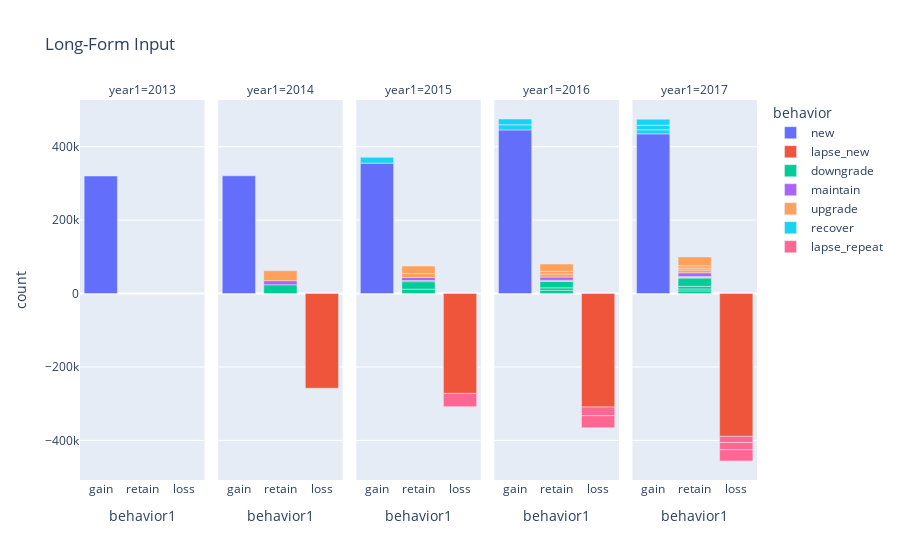

Notebook cell for this chart:
### Code cell
fig = px.bar(donor_behavior_grouped, x="behavior1", y="count", color="behavior",
             title="Long-Form Input", 
             facet_col="year1", 
#             facet_col="behavior1", 
             category_orders={"year": [2013,2014,2015,2016,2017], "behavior1": ["gain", "retain","loss"]})
fig.show()

### Figure 1 — Plotly figure (JSON) as saved in the notebook; plotly's stock layout.template omitted (floating-point values rounded to 4 significant figures)
{"data": [{"alignmentgroup": "True", "hovertemplate": "behavior=new<br>year1=2013<br>behavior1=%{x}<br>count=%{y}<extra></extra>", "legendgroup": "new", "marker": {"color": "#636efa"}, "name": "new", "offsetgroup": "new", "orientation": "v", "showlegend": true, "textposition": "auto", "type": "bar", "x": ["gain"], "xaxis": "x", "y": ["320069"], "yaxis": "y"}, {"alignmentgroup": "True", "hovertemplate": "behavior=new<br>year1=2014<br>behavior1=%{x}<br>count=%{y}<extra></extra>", "legendgroup": "new", "marker": {"color": "#636efa"}, "name": "new", "offsetgroup": "new", "orientation": "v", "showlegend": false, "textposition": "auto", "type": "bar", "x": ["gain"], "xaxis": "x2", "y": ["320673"], "yaxis": "y2"}, {"alignmentgroup": "True", "hovertemplate": "behavior=new<br>year1=2015<br>behavior1=%{x}<br>count=%{y}<extra></extra>", "legendgroup": "new", "marker": {"color": "#636efa"}, "name": "new", "offsetgroup": "new", "orientation": "v", "showlegend": false, "textposition": "auto", "type": "bar", "x": ["gain"], "xaxis": "x3", "y": ["355137"], "yaxis": "y3"}, {"alignmentgroup": "True", "hovertemplate": "behavior=new<br>year1=2016<br>behavior1=%{x}<br>count=%{y}<extra></extra>", "legendgroup": "new", "marker": {"color": "#636efa"}, "name": "new", "offsetgroup": "new", "orientation": "v", "showlegend": false, "textposition": "auto", "type": "bar", "x": ["gain"], "xaxis": "x4", "y": ["445598"], "yaxis": "y4"}, {"alignmentgroup": "True", "hovertemplate": "behavior=new<br>year1=2017<br>behavior1=%{x}<br>count=%{y}<extra></extra>", "legendgroup": "new", "marker": {"color": "#636efa"}, "name": "new", "offsetgroup": "new", "orientation": "v", "showlegend": false, "textposition": "auto", "type": "bar", "x": ["gain"], "xaxis": "x5", "y": ["434991"], "yaxis": "y5"}, {"alignmentgroup": "True", "hovertemplate": "behavior=lapse_new<br>year1=2014<br>behavior1=%{x}<br>count=%{y}<extra></extra>", "legendgroup": "lapse_new", "marker": {"color": "#EF553B"}, "name": "lapse_new", "offsetgroup": "lapse_new", "orientation": "v", "showlegend": true, "textposition": "auto", "type": "bar", "x": ["loss"], "xaxis": "x2", "y": ["-257939"], "yaxis": "y2"}, {"alignmentgroup": "True", "hovertemplate": "behavior=lapse_new<br>year1=2015<br>behavior1=%{x}<br>count=%{y}<extra></extra>", "legendgroup": "lapse_new", "marker": {"color": "#EF553B"}, "name": "lapse_new", "offsetgroup": "lapse_new", "orientation": "v", "showlegend": false, "textposition": "auto", "type": "bar", "x": ["loss"], "xaxis": "x3", "y": ["-272006"], "yaxis": "y3"}, {"alignmentgroup": "True", "hovertemplate": "behavior=lapse_new<br>year1=2016<br>behavior1=%{x}<br>count=%{y}<extra></extra>", "legendgroup": "lapse_new", "marker": {"color": "#EF553B"}, "name": "lapse_new", "offsetgroup": "lapse_new", "orientation": "v", "showlegend": false, "textposition": "auto", "type": "bar", "x": ["loss"], "xaxis": "x4", "y": ["-309059"], "yaxis": "y4"}, {"alignmentgroup": "True", "hovertemplate": "behavior=lapse_new<br>year1=2017<br>behavior1=%{x}<br>count=%{y}<extra></extra>", "legendgroup": "lapse_new", "marker": {"color": "#EF553B"}, "name": "lapse_new", "offsetgroup": "lapse_new", "orientation": "v", "showlegend": false, "textposition": "auto", "type": "bar", "x": ["loss"], "xaxis": "x5", "y": ["-389060"], "yaxis": "y5"}, {"alignmentgroup": "True", "hovertemplate": "behavior=downgrade<br>year1=2014<br>behavior1=%{x}<br>count=%{y}<extra></extra>", "legendgroup": "downgrade", "marker": {"color": "#00cc96"}, "name": "downgrade", "offsetgroup": "downgrade", "orientation": "v", "showlegend": true, "textposition": "auto", "type": "bar", "x": ["retain"], "xaxis": "x2", "y": ["23847"], "yaxis": "y2"}, {"alignmentgroup": "True", "hovertemplate": "behavior=downgrade<br>year1=2015<br>behavior1=%{x}<br>count=%{y}<extra></extra>", "legendgroup": "downgrade", "marker": {"color": "#00cc96"}, "name": "downgrade", "offsetgroup": "downgrade", "orientation": "v", "showlegend": false, "textposition": "auto", "type": "bar", "x": ["retain", "retain"], "xaxis": "x3", "y": ["11858", "20407"], "yaxis": "y3"}, {"alignmentgroup": "True", "hovertemplate": "behavior=downgrade<br>year1=2016<br>behavior1=%{x}<br>count=%{y}<extra></extra>", "legendgroup": "downgrade", "marker": {"color": "#00cc96"}, "name": "downgrade", "offsetgroup": "downgrade", "orientation": "v", "showlegend": false, "textposition": "auto", "type": "bar", "x": ["retain", "retain", "retain"], "xaxis": "x4", "y": ["8579", "6952", "17217"], "yaxis": "y4"}, {"alignmentgroup": "True", "hovertemplate": "behavior=downgrade<br>year1=2017<br>behavior1=%{x}<br>count=%{y}<extra></extra>", "legendgroup": "downgrade", "marker": {"color": "#00cc96"}, "name": "downgrade", "offsetgroup": "downgrade", "orientation": "v", "showlegend": false, "textposition": "auto", "type": "bar", "x": ["retain", "retain", "retain", "retain"], "xaxis": "x5", "y": ["7235", "5338", "6955", "22740"], "yaxis": "y5"}, {"alignmentgroup": "True", "hovertemplate": "behavior=maintain<br>year1=2014<br>behavior1=%{x}<br>count=%{y}<extra></extra>", "legendgroup": "maintain", "marker": {"color": "#ab63fa"}, "name": "maintain", "offsetgroup": "maintain", "orientation": "v", "showlegend": true, "textposition": "auto", "type": "bar", "x": ["retain"], "xaxis": "x2", "y": ["11171"], "yaxis": "y2"}, {"alignmentgroup": "True", "hovertemplate": "behavior=maintain<br>year1=2015<br>behavior1=%{x}<br>count=%{y}<extra></extra>", "legendgroup": "maintain", "marker": {"color": "#ab63fa"}, "name": "maintain", "offsetgroup": "maintain", "orientation": "v", "showlegend": false, "textposition": "auto", "type": "bar", "x": ["retain", "retain"], "xaxis": "x3", "y": ["3149", "8085"], "yaxis": "y3"}, {"alignmentgroup": "True", "hovertemplate": "behavior=maintain<br>year1=2016<br>behavior1=%{x}<br>count=%{y}<extra></extra>", "legendgroup": "maintain", "marker": {"color": "#ab63fa"}, "name": "maintain", "offsetgroup": "maintain", "orientation": "v", "showlegend": false, "textposition": "auto", "type": "bar", "x": ["retain", "retain", "retain"], "xaxis": "x4", "y": ["1692", "1725", "8719"], "yaxis": "y4"}, {"alignmentgroup": "True", "hovertemplate": "behavior=maintain<br>year1=2017<br>behavior1=%{x}<br>count=%{y}<extra></extra>", "legendgroup": "maintain", "marker": {"color": "#ab63fa"}, "name": "maintain", "offsetgroup": "maintain", "orientation": "v", "showlegend": false, "textposition": "auto", "type": "bar", "x": ["retain", "retain", "retain", "retain"], "xaxis": "x5", "y": ["1214", "1242", "1804", "9951"], "yaxis": "y5"}, {"alignmentgroup": "True", "hovertemplate": "behavior=upgrade<br>year1=2014<br>behavior1=%{x}<br>count=%{y}<extra></extra>", "legendgroup": "upgrade", "marker": {"color": "#FFA15A"}, "name": "upgrade", "offsetgroup": "upgrade", "orientation": "v", "showlegend": true, "textposition": "auto", "type": "bar", "x": ["retain"], "xaxis": "x2", "y": ["27112"], "yaxis": "y2"}, {"alignmentgroup": "True", "hovertemplate": "behavior=upgrade<br>year1=2015<br>behavior1=%{x}<br>count=%{y}<extra></extra>", "legendgroup": "upgrade", "marker": {"color": "#FFA15A"}, "name": "upgrade", "offsetgroup": "upgrade", "orientation": "v", "showlegend": false, "textposition": "auto", "type": "bar", "x": ["retain", "retain"], "xaxis": "x3", "y": ["11073", "20175"], "yaxis": "y3"}, {"alignmentgroup": "True", "hovertemplate": "behavior=upgrade<br>year1=2016<br>behavior1=%{x}<br>count=%{y}<extra></extra>", "legendgroup": "upgrade", "marker": {"color": "#FFA15A"}, "name": "upgrade", "offsetgroup": "upgrade", "orientation": "v", "showlegend": false, "textposition": "auto", "type": "bar", "x": ["retain", "retain", "retain"], "xaxis": "x4", "y": ["8359", "7062", "20142"], "yaxis": "y4"}, {"alignmentgroup": "True", "hovertemplate": "behavior=upgrade<br>year1=2017<br>behavior1=%{x}<br>count=%{y}<extra></extra>", "legendgroup": "upgrade", "marker": {"color": "#FFA15A"}, "name": "upgrade", "offsetgroup": "upgrade", "orientation": "v", "showlegend": false, "textposition": "auto", "type": "bar", "x": ["retain", "retain", "retain", "retain"], "xaxis": "x5", "y": ["7484", "5317", "6564", "23847"], "yaxis": "y5"}, {"alignmentgroup": "True", "hovertemplate": "behavior=recover<br>year1=2015<br>behavior1=%{x}<br>count=%{y}<extra></extra>", "legendgroup": "recover", "marker": {"color": "#19d3f3"}, "name": "recover", "offsetgroup": "recover", "orientation": "v", "showlegend": true, "textposition": "auto", "type": "bar", "x": ["gain"], "xaxis": "x3", "y": ["16153"], "yaxis": "y3"}, {"alignmentgroup": "True", "hovertemplate": "behavior=recover<br>year1=2016<br>behavior1=%{x}<br>count=%{y}<extra></extra>", "legendgroup": "recover", "marker": {"color": "#19d3f3"}, "name": "recover", "offsetgroup": "recover", "orientation": "v", "showlegend": false, "textposition": "auto", "type": "bar", "x": ["gain", "gain"], "xaxis": "x4", "y": ["14005", "15786"], "yaxis": "y4"}, {"alignmentgroup": "True", "hovertemplate": "behavior=recover<br>year1=2017<br>behavior1=%{x}<br>count=%{y}<extra></extra>", "legendgroup": "recover", "marker": {"color": "#19d3f3"}, "name": "recover", "offsetgroup": "recover", "orientation": "v", "showlegend": false, "textposition": "auto", "type": "bar", "x": ["gain", "gain", "gain"], "xaxis": "x5", "y": ["10996", "12393", "16520"], "yaxis": "y5"}, {"alignmentgroup": "True", "hovertemplate": "behavior=lapse_repeat<br>year1=2015<br>behavior1=%{x}<br>count=%{y}<extra></extra>", "legendgroup": "lapse_repeat", "marker": {"color": "#FF6692"}, "name": "lapse_repeat", "offsetgroup": "lapse_repeat", "orientation": "v", "showlegend": true, "textposition": "auto", "type": "bar", "x": ["loss"], "xaxis": "x3", "y": ["-36050"], "yaxis": "y3"}, {"alignmentgroup": "True", "hovertemplate": "behavior=lapse_repeat<br>year1=2016<br>behavior1=%{x}<br>count=%{y}<extra></extra>", "legendgroup": "lapse_repeat", "marker": {"color": "#FF6692"}, "name": "lapse_repeat", "offsetgroup": "lapse_repeat", "orientation": "v", "showlegend": false, "textposition": "auto", "type": "bar", "x": ["loss", "loss"], "xaxis": "x4", "y": ["-23603", "-32928"], "yaxis": "y4"}, {"alignmentgroup": "True", "hovertemplate": "behavior=lapse_repeat<br>year1=2017<br>behavior1=%{x}<br>count=%{y}<extra></extra>", "legendgroup": "lapse_repeat", "marker": {"color": "#FF6692"}, "name": "lapse_repeat", "offsetgroup": "lapse_repeat", "orientation": "v", "showlegend": false, "textposition": "auto", "type": "bar", "x": ["loss", "loss", "loss"], "xaxis": "x5", "y": ["-16702", "-19628", "-30755"], "yaxis": "y5"}], "layout": {"annotations": [{"font": {}, "showarrow": false, "text": "year1=2013", "x": 0.092, "xanchor": "center", "xref": "paper", "y": 1, "yanchor": "bottom", "yref": "paper"}, {"font": {}, "showarrow": false, "text": "year1=2014", "x": 0.296, "xanchor": "center", "xref": "paper", "y": 1, "yanchor": "bottom", "yref": "paper"}, {"font": {}, "showarrow": false, "text": "year1=2015", "x": 0.5, "xanchor": "center", "xref": "paper", "y": 1, "yanchor": "bottom", "yref": "paper"}, {"font": {}, "showarrow": false, "text": "year1=2016", "x": 0.704, "xanchor": "center", "xref": "paper", "y": 1, "yanchor": "bottom", "yref": "paper"}, {"font": {}, "showarrow": false, "text": "year1=2017", "x": 0.908, "xanchor": "center", "xref": "paper", "y": 1, "yanchor": "bottom", "yref": "paper"}], "barmode": "relative", "legend": {"title": {"text": "behavior"}, "tracegroupgap": 0}, "title": {"text": "Long-Form Input"}, "xaxis": {"anchor": "y", "categoryarray": ["gain", "retain", "loss"], "categoryorder": "array", "domain": [0, 0.184], "title": {"text": "behavior1"}}, "xaxis2": {"anchor": "y2", "categoryarray": ["gain", "retain", "loss"], "categoryorder": "array", "domain": [0.204, 0.388], "matches": "x", "title": {"text": "behavior1"}}, "xaxis3": {"anchor": "y3", "categoryarray": ["gain", "retain", "loss"], "categoryorder": "array", "domain": [0.408, 0.592], "matches": "x", "title": {"text": "behavior1"}}, "xaxis4": {"anchor": "y4", "categoryarray": ["gain", "retain", "loss"], "categoryorder": "array", "domain": [0.612, 0.796], "matches": "x", "title": {"text": "behavior1"}}, "xaxis5": {"anchor": "y5", "categoryarray": ["gain", "retain", "loss"], "categoryorder": "array", "domain": [0.816, 1], "matches": "x", "title": {"text": "behavior1"}}, "yaxis": {"anchor": "x", "domain": [0, 1], "title": {"text": "count"}}, "yaxis2": {"anchor": "x2", "domain": [0, 1], "matches": "y", "showticklabels": false}, "yaxis3": {"anchor": "x3", "domain": [0, 1], "matches": "y", "showticklabels": false}, "yaxis4": {"anchor": "x4", "domain": [0, 1], "matches": "y", "showticklabels": false}, "yaxis5": {"anchor": "x5", "domain": [0, 1], "matches": "y", "showticklabels": false}}}
